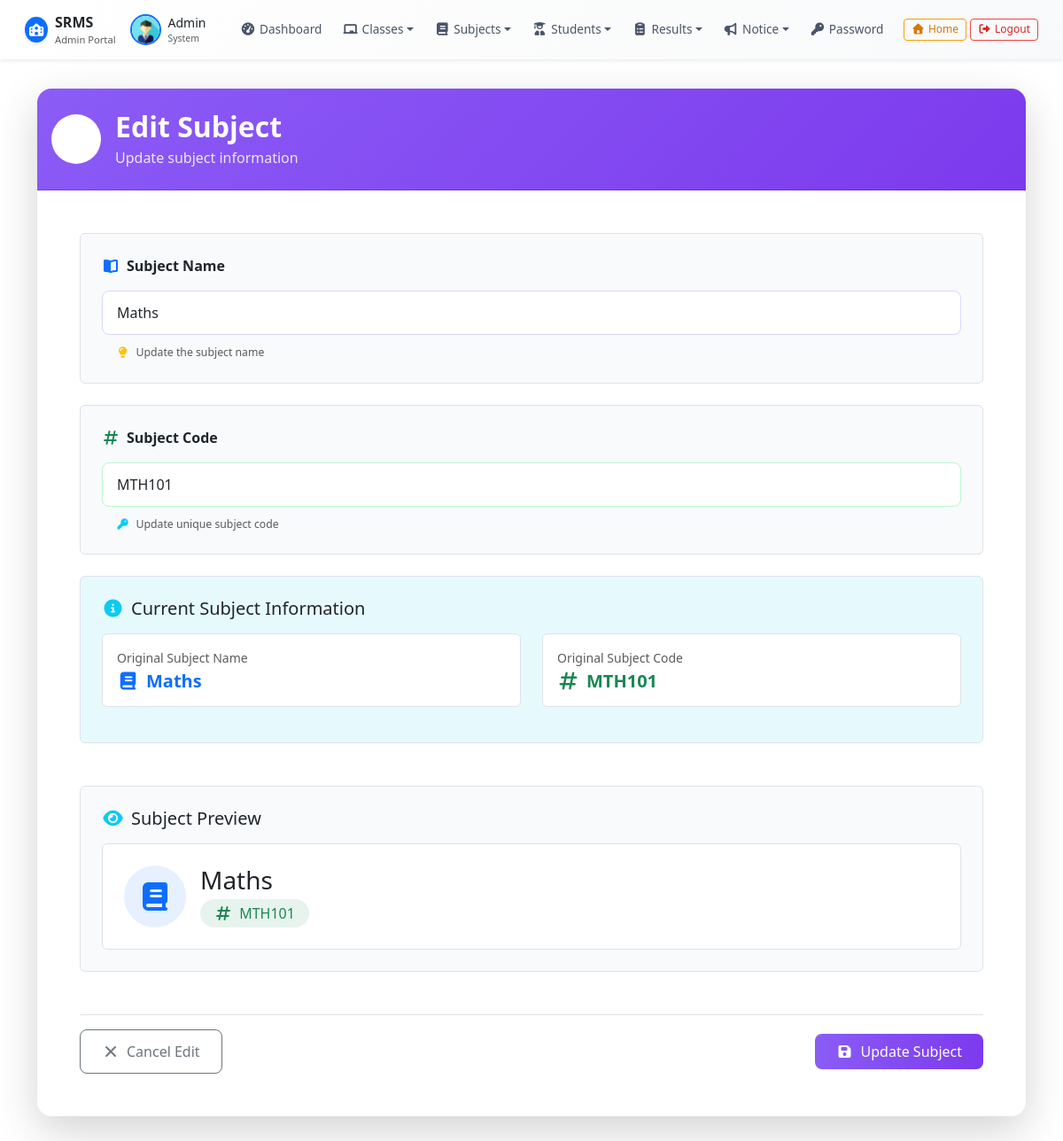
The app's page /edit_subject/3 (signed in) with its own data.
### resultapp/models.py (models this page shows, shortened)
class Subject(models.Model):
    name = models.CharField(max_length=50)
    code = models.CharField(max_length=20)
    creation_date = models.DateTimeField(auto_now_add=True)
    updation_date = models.DateTimeField(auto_now=True)

### resultapp/views.py (the view, shortened to what this page needs)
# urls.py: path('edit_subject/<int:subject_id>', edit_subject, name='edit_subject'),
@login_required
def edit_subject(request, subject_id):
    subject_obj = get_object_or_404(Subject, id=subject_id)
    return render(request, 'edit_subject.html', locals())

### resultapp/templates/edit_subject.html (shortened to what this page needs)
{% extends "admin_base.html" %}
{% load static %}
{% block content %}
<div class="container py-4">
    <div class="card shadow-lg border-0">
        <div class="card-header bg-gradient-edit-subject text-white py-4">
            <div class="d-flex align-items-center">
                <div class="icon-wrapper bg-white bg-opacity-20 p-3 rounded-circle me-3">
                    <i class="fas fa-edit text-white fa-lg"></i>
                </div>
                <div>
                    <h2 class="mb-1 fw-bold">Edit Subject</h2>
                    <p class="mb-0 opacity-85">Update subject information</p>
                </div>
            </div>
        </div>
        <div class="card-body p-4 p-md-5">
            <form method="post" class="needs-validation" novalidate>
                <div class="mb-4">
                    <div class="form-card p-4 border rounded bg-light-subtle">
                        <label for="subjectname" class="form-label fw-semibold text-dark mb-3">
                            <i class="fas fa-book-open me-2 text-primary"></i>Subject Name
                        </label>
                        <input type="text"
                               class="form-control form-control-lg border-primary-subtle focus-highlight"
                               id="subjectname"
                               name="subjectname"
                               required
                               value="{{ subject_obj.name }}">
                        <div class="form-text text-muted mt-2 ps-3">
                            <small><i class="fas fa-lightbulb me-1 text-warning"></i> Update the subject name</small>
                        </div>
                    </div>
                </div>
                <div class="mb-4">
                    <div class="form-card p-4 border rounded bg-light-subtle">
                        <label for="subjectcode" class="form-label fw-semibold text-dark mb-3">
                            <i class="fas fa-hashtag me-2 text-success"></i>Subject Code
                        </label>
                        <input type="text"
                               class="form-control form-control-lg border-success-subtle focus-highlight"
                               id="subjectcode"
                               name="subjectcode"
                               required
                               value="{{ subject_obj.code }}">
                        <div class="form-text text-muted mt-2 ps-3">
                            <small><i class="fas fa-key me-1 text-info"></i> Update unique subject code</small>
                        </div>
                    </div>
                </div>
                <div class="current-info mb-5 p-4 border rounded bg-info bg-opacity-10">
                    <h5 class="text-dark mb-3">
                        <i class="fas fa-info-circle me-2 text-info"></i>Current Subject Information
                    </h5>
                    <div class="row">
                        <div class="col-md-6">
                            <div class="info-item p-3 border rounded bg-white mb-3">
                                <small class="text-muted d-block mb-1">Original Subject Name</small>
                                <h5 class="mb-0 text-primary fw-bold">
                                    <i class="fas fa-book me-2"></i>{{ subject_obj.name }}
                                </h5>
                            </div>
                        </div>
                        <div class="col-md-6">
                            <div class="info-item p-3 border rounded bg-white mb-3">
                                <small class="text-muted d-block mb-1">Original Subject Code</small>
                                <h5 class="mb-0 text-success fw-bold">
                                    <i class="fas fa-hashtag me-2"></i>{{ subject_obj.code }}
                                </h5>
                            </div>
                        </div>
                    </div>
                </div>
                <div class="preview-section mb-5 p-4 border rounded bg-light-subtle">
                    <h5 class="text-dark mb-3">
                        <i class="fas fa-eye me-2 text-info"></i>Subject Preview
                    </h5>
                    <div class="subject-preview p-4 border rounded bg-white">
                        <div class="d-flex align-items-center">
                            <div class="preview-icon bg-primary bg-opacity-10 rounded-circle p-3 me-3">
                                <i class="fas fa-book fa-2x text-primary"></i>
                            </div>
                            <div>
                                <h3 class="mb-1 text-dark" id="previewSubjectName">{{ subject_obj.name }}</h3>
                                <div class="code-badge bg-success bg-opacity-10 text-success px-3 py-1 rounded-pill d-inline-block">
                                    <i class="fas fa-hashtag me-1"></i>
                                    <span id="previewSubjectCode">{{ subject_obj.code }}</span>
                                </div>
                            </div>
                        </div>
                    </div>
                </div>
                <div class="d-flex justify-content-between align-items-center mt-4 pt-3 border-top">
                    <a href="{% url 'manage_subject' %}" class="btn btn-outline-secondary btn-lg hover-lift px-4">
                        <i class="fas fa-times me-2"></i>Cancel Edit
                    </a>
                    <button type="submit" class="btn btn-warning btn-gradient btn-lg px-4 py-2 hover-lift">
                        <i class="fas fa-save me-2"></i>Update Subject
                    </button>
                </div>
            </form>
        </div>
    </div>
</div>
{% endblock %}

### resultapp/templates/edit_subject.html (style rules this page uses)
.bg-gradient-edit-subject { background: linear-gradient(135deg, #8b5cf6 0%, #7c3aed 100%); }
.btn-gradient { background: linear-gradient(to right, #8b5cf6, #7c3aed); border: none; color: white; transition: all 0.3s ease; }
.hover-lift { transition: all 0.3s ease; }
.form-card { background: white; border: 2px solid #f1f5f9; transition: all 0.3s ease; }
.border-primary-subtle { border-color: #ddd6fe !important; }
.border-success-subtle { border-color: #bbf7d0 !important; }
.icon-wrapper { width: 56px; height: 56px; display: flex; align-items: center; justify-content: center; }
.preview-icon { width: 70px; height: 70px; display: flex; align-items: center; justify-content: center; }
.info-item { transition: all 0.3s ease; min-height: 80px; display: flex; flex-direction: column; justify-content: center; }
.current-info { border: 2px solid #bfdbfe; }
.subject-preview { transition: all 0.3s ease; border: 2px solid #f1f5f9; }
.code-badge { transition: all 0.3s ease; }
.bg-light-subtle { background-color: #f8fafc !important; }
.opacity-85 { opacity: 0.85; }
.fw-semibold { font-weight: 600; }
.card { border-radius: 16px; overflow: hidden; }
.btn-lg { padding: 0.75rem 1.5rem; font-size: 1rem; }
.form-control-lg { padding: 0.75rem 1rem; font-size: 1rem; }
.preview-section { border: 2px solid #e2e8f0; }

### records on screen
Subject: subjectname "Maths", subjectcode "MTH101", name "Maths", code "MTH101"
